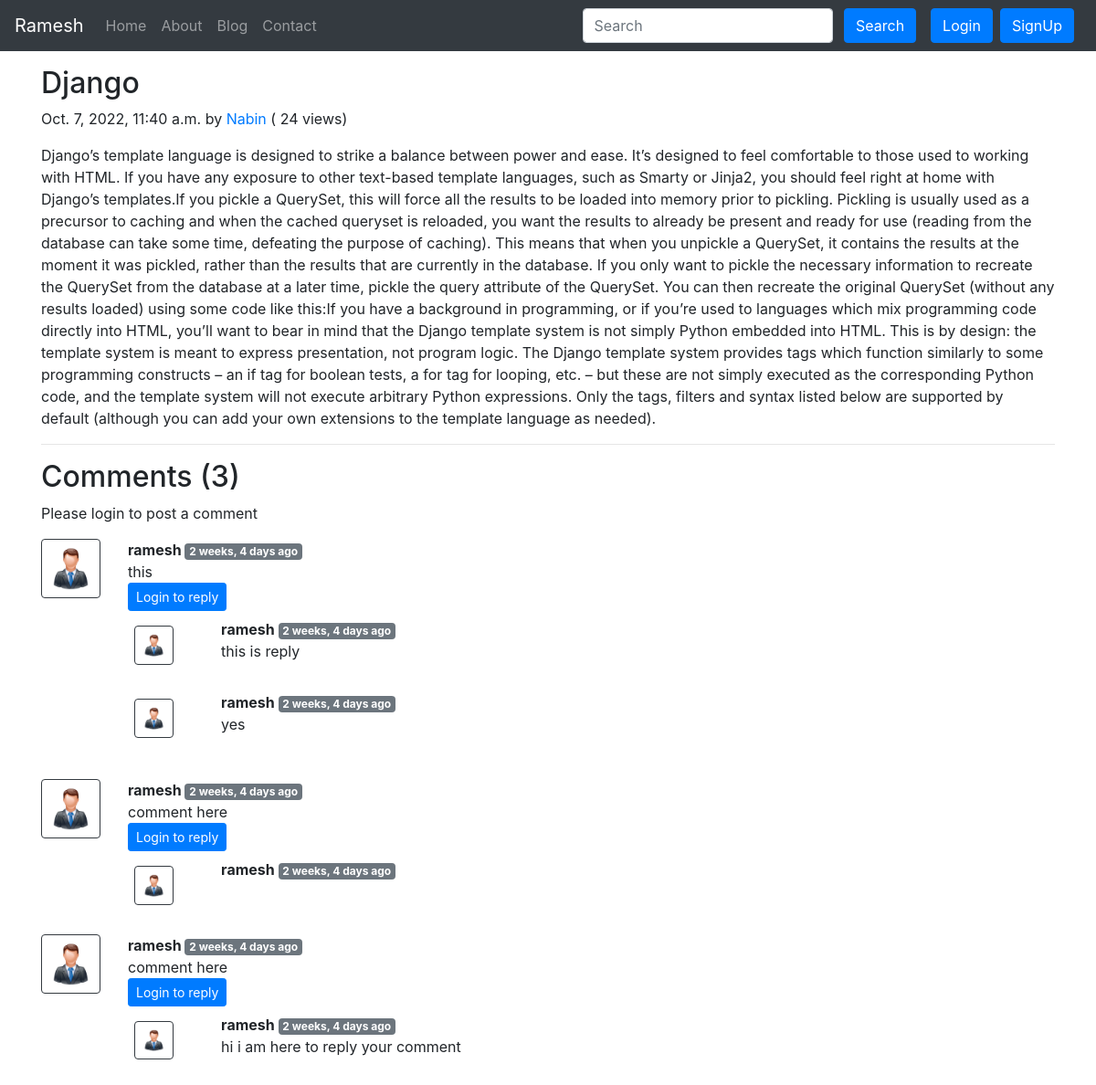
The app's page /blog/Code with its own data.
### blog/models.py (models this page shows, shortened)
class Post(models.Model):
    sno=models.AutoField(primary_key=True)
    title=models.CharField(max_length=255)
    author=models.CharField(max_length=14)
    slug=models.CharField(max_length=130)
    views = models.IntegerField(default=0)
    timeStamp=models.DateTimeField(blank=True)
    content=models.TextField()

class BlogComment(models.Model):
    sno= models.AutoField(primary_key=True)
    comment=models.TextField()
    user=models.ForeignKey(User, on_delete=models.CASCADE)
    post=models.ForeignKey(Post, on_delete=models.CASCADE)
    parent=models.ForeignKey('self',on_delete=models.CASCADE, null=True )
    timestamp= models.DateTimeField(default=now)

### blog/views.py (the view)
# urls.py: path('<str:slug>', views.blogPost, name='blogPost'),
def blogPost(request, slug):
    post=Post.objects.filter(slug=slug).first()
    post.views = post.views + 1
    post.save()
    comments= BlogComment.objects.filter(post=post, parent=None)
    replies= BlogComment.objects.filter(post=post).exclude(parent=None)
    replyDict={}
    for reply in replies:
        if reply.parent.sno not in replyDict.keys():
            replyDict[reply.parent.sno]=[reply]
        else:
            replyDict[reply.parent.sno].append(reply)
    context={'post':post, 'comments': comments, 'user': request.user, 'replyDict': replyDict}
    return render(request, "blog/blogPost.html", context)

### blog/templatetags/extras.py (called while the page is built)
@register.filter(name='get_val')
def get_val(dict, key):
    return dict.get(key)

### templates/blog/blogPost.html (shortened to what this page needs)
{% extends 'base.html' %}
{% block body %}
{% load humanize %}
{% load extras %}
<div class="container my-3">
    <h2 class="blog-post-title">{{post.title}}</h2>
    <p class="blog-post-meta">{{post.timeStamp}} by <a href="/about">{{post.author}}</a> (<span > {{post.views}} views</span>)</p>
    <p>{{post.content|safe}}</p>
    <hr>
</div>
<div class="container">
    <h2> Comments ({{comments.count}}) </h2>
    <div class="my-2">
        {% if user.is_authenticated %}
        <form action="/blog/postComment" method="post">
            {% csrf_token %}
            <div class="form-group">
                <label for="exampleInputEmail1">Post Comment </label>
                <input type="text" class="form-control" name="comment" placeholder="Enter comment here">
            </div>
            <input type="hidden" name="postSno" value="{{post.sno}}">
            <input type="hidden" name="parentSno" value="">
            <button type="submit" class="btn btn-primary">Submit</button>
        </form>
        {% else %}
        Please login to post a comment
        {% endif %}
    </div>
    {% for comment in comments %}
    <div class="row my-3">
        <div class="col-md-1  ">
            <img class="rounded mx-auto d-block w-100 border border-dark p-2" src="/static/img/user.png" alt="user">
        </div>
        <div class="col-md-11 ">
            <b> {{comment.user.username}} </b> <span class="badge badge-secondary ">{{comment.timestamp| naturaltime}}</span>
            <div>{{comment.comment}}</div>
            <div class="reply mx-0">
                {% if user.is_authenticated %}
                <button class="btn btn-sm btn-primary" type="button" data-toggle="collapse" data-target="#replyBox{{comment.sno}}" aria-expanded="false" aria-controls="replyBox{{comment.sno}}">
                    Reply
                </button>
                <div class="collapse" id="replyBox{{comment.sno}}">
                    <div class="card card-body my-2">
                        <form action="/blog/postComment" method="post">
                            {% csrf_token %}
                            <div class="form-group">
                                <label for="comment">Post a reply </label>
                                <input type="text" class="form-control" name="comment" placeholder="Enter comment here">
                                <input type="hidden" name="parentSno" value="{{comment.sno}}">
                            </div>
                            <input type="hidden" name="postSno" value="{{post.sno}}">
                            <button type="submit" class="btn btn-primary">Submit</button>
                        </form>
                    </div>
                </div>
                {% else %}
                <button class="btn btn-sm btn-primary" type="button" data-toggle="collapse" data-target="#replyBox{{comment.sno}}" aria-expanded="false" aria-controls="replyBox{{comment.sno}}">
                    Login to reply
                </button>
                {% endif %}
                <div class="replies my-2 ">
                    {% for reply in replyDict|get_val:comment.sno %}
                    <div class="row my-2">
                        <div class="col-md-1 ">
                            <img class="rounded mx-auto d-block w-75 my-2 border border-dark p-2" src="/static/img/user.png" alt="user">
                        </div>
                        <div class="col-md-11">
                            <div class="col-md-11 ">
                                <b> {{reply.user.username}} </b> <span class="badge badge-secondary ">{{reply.timestamp| naturaltime}}</span>
                                <div>{{reply.comment}}</div>
                            </div>
                            <br>
                        </div>
                    </div>
                    {% endfor %}
                </div>
            </div>
        </div>
    </div>
    {% endfor %}
</div>
{% endblock %}

### templates/base.html (shortened to what this page needs)
<!doctype html>
<html lang="en">
<head>
  <link rel="stylesheet" href="https://stackpath.bootstrapcdn.com/bootstrap/4.5.2/css/bootstrap.min.css"
>
</head>
<body>
  <nav class="navbar navbar-expand-lg navbar-dark bg-dark">
    <a class="navbar-brand" href="/">Ramesh</a>
    <div class="collapse navbar-collapse" id="navbarSupportedContent">
      <ul class="navbar-nav mr-auto">
        <li class="nav-item {% block homeactive %}  {% endblock homeactive %}">
          <a class="nav-link" href="/">Home <span class="sr-only">(current)</span></a>
        </li>
        <li class="nav-item {% block aboutactive %}  {% endblock aboutactive %}">
          <a class="nav-link" href="/about">About</a>
        </li>
        <li class="nav-item {% block blogactive %}  {% endblock blogactive %} ">
          <a class="nav-link" href="/blog">Blog</a>
        </li>
        <li class="nav-item {% block contactactive %}  {% endblock contactactive %} ">
          <a class="nav-link" href="/contact">Contact</a>
        </li>
      </ul>
      <div class="ml-auto form-inline ">
        <form method="get" action="/search" class="my-2 my-lg-0 mx-3">
          <input class="form-control mr-sm-2" type="search" placeholder="Search" aria-label="Search" name="query"
            id="query">
          <button class="btn btn-primary my-2 my-sm-0 " type="submit">Search</button>
        </form>
        {% if user.is_authenticated %}
        <ul class="navbar-nav mr-2">
          <li class="nav-item dropdown">
            <a class="nav-link dropdown-toggle" href='#' id="navbarDropdown" role="button" data-toggle="dropdown">
              Welcome {{request.user}}</a>
            <div class="dropdown-menu" aria-labelledby="navbarDropdown">
              <a class="dropdown-item" href="/logout">Logout</a>
            </div>
          </li>
        </ul>
      </div>
      {% else %}
      <button type="button" class="btn btn-primary mr-2" data-toggle="modal" data-target="#loginModal">
        Login
      </button>
      <button type="button" class="btn btn-primary mr-2" data-toggle="modal" data-target="#signupModal">
        SignUp
      </button>
      {% endif %}
    </div>
  </nav>
  {% block body %} {% endblock body %}
</body>
</html>

### records on screen
Post: title "Django", timeStamp "Oct. 7, 2022, 11:40 a.m.", author "Nabin", views "24", content "Django’s template language is designed to strike a balance between power and ease. It’s designed to feel comfortable to those used to working with HTML. If you have any exposure to other text-based template languages, such as Smarty or Jinja2, you should feel right at home with Django’s templates.If you pickle a QuerySet, this will force all the results to be loaded into memory prior to pickling. Pickling is usually used as a precursor to caching and when the cached queryset is reloaded, you want the results to already be present and ready for use (reading from the database can take some time, defeating the purpose of caching). This means that when you unpickle a QuerySet, it contains the…"
BlogComment: user.username "ramesh", timestamp "2 weeks, 4 days ago", comment "this"
BlogComment: user.username "ramesh", timestamp "2 weeks, 4 days ago", comment "this is reply"
BlogComment: user.username "ramesh", timestamp "2 weeks, 4 days ago", comment "yes"
BlogComment: user.username "ramesh", timestamp "2 weeks, 4 days ago", comment "comment here"
BlogComment: user.username "ramesh", timestamp "2 weeks, 4 days ago"
BlogComment: user.username "ramesh", timestamp "2 weeks, 4 days ago", comment "comment here"
BlogComment: user.username "ramesh", timestamp "2 weeks, 4 days ago", comment "hi i am here to reply your comment"

### other values on screen
{{ comments.count }} "3"
